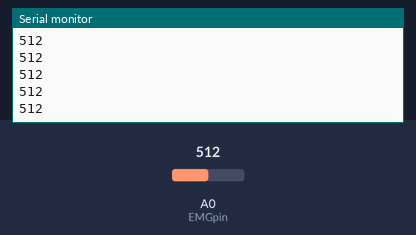
Recording of a sketch running on a simulated Arduino Uno, built with avr-gcc and run on an emulated ATmega328P. Shown: the last lines printed to the serial monitor. Inputs (shaded band) come from the test bench; at power-on: A0 (EMGpin) = 512. No radio packets arrive unless stated.

Above: at 1.2 s.
1.3 s: A0 (EMGpin) set to 716
At 2.1 s:
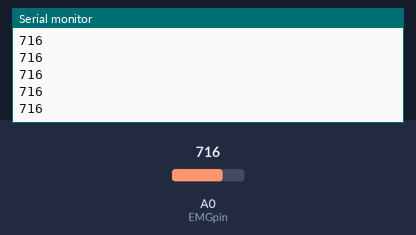
2.8 s: A0 (EMGpin) set to 900
At 3.3 s:
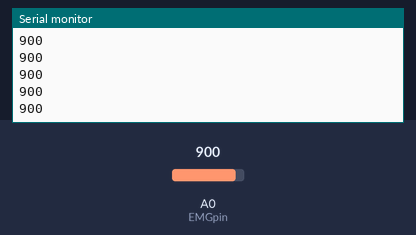
Timing chart, 0 to 5.8 s (numbered marks = the images above; inputs shaded):
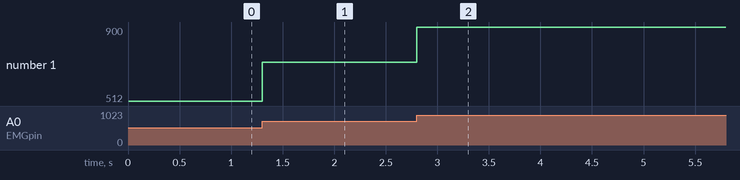

The sketch:

vericiEMG.ino
```cpp
#include <SPI.h>
#include "RF24.h"

int data[1];
RF24 radio(9,10);//CE -> 9 CSN -> 10
const uint64_t pipe = 0xE8E8F0F0E1LL;
int EMGpin = 0;
int EMGdeger;
void setup(void){
  Serial.begin(115200);
  radio.begin();
  radio.openWritingPipe(pipe);
}
void loop(void){
EMGdeger = analogRead(EMGpin);

data[0] = EMGdeger;
radio.write(data, 1);

Serial.println(EMGdeger);

delay(1);

}
```

Measured:
- after the input at 1.3 s, the serial monitor: prints a new line at once (image 1)
- after the input at 2.8 s, the serial monitor: prints a new line at once (image 2)
- plotted number 1: 512 → 716 after the input at 1.3 s, 716 → 900 after the input at 2.8 s
